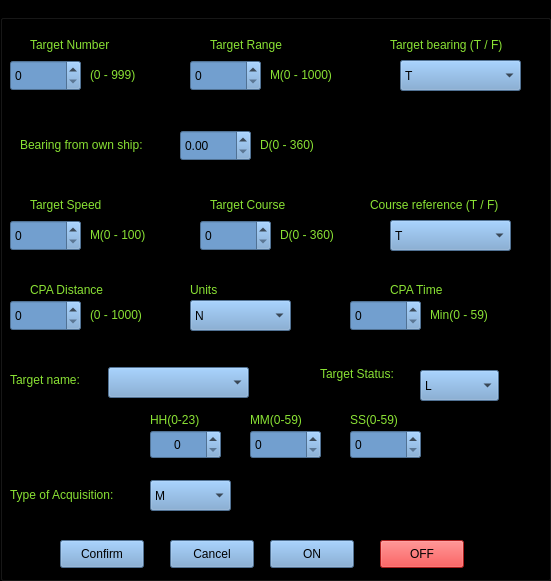
  <widget class="QGroupBox" name="groupBox_8">
   <property name="geometry">
    <rect>
     <x>30</x>
     <y>10</y>
     <width>551</width>
     <height>581</height>
    </rect>
   </property>
   <property name="styleSheet">
    <string notr="true">background-color: rgb(0, 0, 0);</string>
   </property>
   <property name="title">
    <string>TTM</string>
   </property>
   <widget class="QLabel" name="label_15">
    <property name="geometry">
     <rect>
      <x>30</x>
      <y>30</y>
      <width>101</width>
      <height>31</height>
     </rect>
    </property>
    <property name="text">
     <string>&lt;html&gt;&lt;head/&gt;&lt;body&gt;&lt;p&gt;&lt;span style=&quot; color:#8ae234;&quot;&gt;Target Number&lt;/span&gt;&lt;/p&gt;&lt;/body&gt;&lt;/html&gt;</string>
    </property>
   </widget>
   <widget class="QSpinBox" name="spinBox_7">
    <property name="geometry">
     <rect>
      <x>10</x>
      <y>60</y>
      <width>71</width>
      <height>31</height>
     </rect>
    </property>
    <property name="styleSheet">
     <string notr="true">background-color: rgb(114, 159, 207);</string>
    </property>
    <property name="maximum">
     <number>999</number>
    </property>
   </widget>
   <widget class="QLabel" name="label_16">
    <property name="geometry">
     <rect>
      <x>90</x>
      <y>60</y>
      <width>61</width>
      <height>31</height>
     </rect>
    </property>
    <property name="text">
     <string>&lt;html&gt;&lt;head/&gt;&lt;body&gt;&lt;p&gt;&lt;span style=&quot; color:#8ae234;&quot;&gt;(0 - 999)&lt;/span&gt;&lt;/p&gt;&lt;/body&gt;&lt;/html&gt;</string>
    </property>
   </widget>
   <widget class="QLabel" name="label_17">
    <property name="geometry">
     <rect>
      <x>210</x>
      <y>30</y>
      <width>91</width>
      <height>31</height>
     </rect>
    </property>
    <property name="text">
     <string>&lt;html&gt;&lt;head/&gt;&lt;body&gt;&lt;p&gt;&lt;span style=&quot; color:#8ae234;&quot;&gt;Target Range&lt;/span&gt;&lt;/p&gt;&lt;/body&gt;&lt;/html&gt;</string>
    </property>
   </widget>
   <widget class="QSpinBox" name="spinBox_8">
    <property name="geometry">
     <rect>
      <x>190</x>
      <y>60</y>
      <width>71</width>
      <height>31</height>
     </rect>
    </property>
    <property name="styleSheet">
     <string notr="true">background-color: rgb(114, 159, 207);</string>
    </property>
    <property name="maximum">
     <number>1000</number>
    </property>
   </widget>
   <widget class="QLabel" name="label_18">
    <property name="geometry">
     <rect>
      <x>270</x>
      <y>60</y>
      <width>91</width>
      <height>31</height>
     </rect>
    </property>
    <property name="text">
     <string>&lt;html&gt;&lt;head/&gt;&lt;body&gt;&lt;p&gt;&lt;span style=&quot; color:#8ae234;&quot;&gt;M(0 - 1000)&lt;/span&gt;&lt;/p&gt;&lt;/body&gt;&lt;/html&gt;</string>
    </property>
   </widget>
   <widget class="QLabel" name="label_19">
    <property name="geometry">
     <rect>
      <x>20</x>
      <y>130</y>
      <width>151</width>
      <height>31</height>
     </rect>
    </property>
    <property name="text">
     <string>&lt;html&gt;&lt;head/&gt;&lt;body&gt;&lt;p&gt;&lt;span style=&quot; color:#8ae234;&quot;&gt;Bearing from own ship:&lt;/span&gt;&lt;/p&gt;&lt;/body&gt;&lt;/html&gt;</string>
    </property>
   </widget>
   <widget class="QDoubleSpinBox" name="doubleSpinBox_9">
    <property name="geometry">
     <rect>
      <x>180</x>
      <y>130</y>
      <width>71</width>
      <height>31</height>
     </rect>
    </property>
    <property name="styleSheet">
     <string notr="true">background-color: rgb(114, 159, 207);</string>
    </property>
    <property name="maximum">
     <double>360.000000000000000</double>
    </property>
   </widget>
   <widget class="QLabel" name="label_20">
    <property name="geometry">
     <rect>
      <x>260</x>
      <y>130</y>
      <width>71</width>
      <height>31</height>
     </rect>
    </property>
    <property name="text">
     <string>&lt;html&gt;&lt;head/&gt;&lt;body&gt;&lt;p&gt;&lt;span style=&quot; color:#8ae234;&quot;&gt;D(0 - 360)&lt;/span&gt;&lt;/p&gt;&lt;/body&gt;&lt;/html&gt;</string>
    </property>
   </widget>
   <widget class="QLabel" name="label_21">
    <property name="geometry">
     <rect>
      <x>390</x>
      <y>30</y>
      <width>141</width>
      <height>31</height>
     </rect>
    </property>
    <property name="text">
     <string>&lt;html&gt;&lt;head/&gt;&lt;body&gt;&lt;p&gt;&lt;span style=&quot; color:#8ae234;&quot;&gt;Target bearing (T / F)&lt;/span&gt;&lt;/p&gt;&lt;/body&gt;&lt;/html&gt;</string>
    </property>
   </widget>
   <widget class="QSpinBox" name="spinBox_10">
    <property name="geometry">
     <rect>
      <x>10</x>
      <y>220</y>
      <width>71</width>
      <height>31</height>
     </rect>
    </property>
    <property name="styleSheet">
     <string notr="true">background-color: rgb(114, 159, 207);</string>
    </property>
    <property name="maximum">
     <number>100</number>
    </property>
   </widget>
   <widget class="QLabel" name="label_22">
    <property name="geometry">
     <rect>
      <x>30</x>
      <y>190</y>
      <width>101</width>
      <height>31</height>
     </rect>
    </property>
    <property name="text">
     <string>&lt;html&gt;&lt;head/&gt;&lt;body&gt;&lt;p&gt;&lt;span style=&quot; color:#8ae234;&quot;&gt;Target Speed&lt;/span&gt;&lt;/p&gt;&lt;/body&gt;&lt;/html&gt;</string>
    </property>
   </widget>
   <widget class="QLabel" name="label_23">
    <property name="geometry">
     <rect>
      <x>90</x>
      <y>220</y>
      <width>71</width>
      <height>31</height>
     </rect>
    </property>
    <property name="text">
     <string>&lt;html&gt;&lt;head/&gt;&lt;body&gt;&lt;p&gt;&lt;span style=&quot; color:#8ae234;&quot;&gt;M(0 - 100)&lt;/span&gt;&lt;/p&gt;&lt;/body&gt;&lt;/html&gt;</string>
    </property>
   </widget>
   <widget class="QSpinBox" name="spinBox_11">
    <property name="geometry">
     <rect>
      <x>200</x>
      <y>220</y>
      <width>71</width>
      <height>31</height>
     </rect>
    </property>
    <property name="styleSheet">
     <string notr="true">background-color: rgb(114, 159, 207);</string>
    </property>
    <property name="maximum">
     <number>360</number>
    </property>
   </widget>
   <widget class="QLabel" name="label_24">
    <property name="geometry">
     <rect>
      <x>210</x>
      <y>190</y>
      <width>101</width>
      <height>31</height>
     </rect>
    </property>
    <property name="text">
     <string>&lt;html&gt;&lt;head/&gt;&lt;body&gt;&lt;p&gt;&lt;span style=&quot; color:#8ae234;&quot;&gt;Target Course&lt;/span&gt;&lt;/p&gt;&lt;/body&gt;&lt;/html&gt;</string>
    </property>
   </widget>
   <widget class="QLabel" name="label_25">
    <property name="geometry">
     <rect>
      <x>280</x>
      <y>220</y>
      <width>71</width>
      <height>31</height>
     </rect>
    </property>
    <property name="text">
     <string>&lt;html&gt;&lt;head/&gt;&lt;body&gt;&lt;p&gt;&lt;span style=&quot; color:#8ae234;&quot;&gt;D(0 - 360)&lt;/span&gt;&lt;/p&gt;&lt;/body&gt;&lt;/html&gt;</string>
    </property>
   </widget>
   <widget class="QLabel" name="label_26">
    <property name="geometry">
     <rect>
      <x>370</x>
      <y>190</y>
      <width>161</width>
      <height>31</height>
     </rect>
    </property>
    <property name="text">
     <string>&lt;html&gt;&lt;head/&gt;&lt;body&gt;&lt;p&gt;&lt;span style=&quot; color:#8ae234;&quot;&gt;Course reference (T / F)&lt;/span&gt;&lt;/p&gt;&lt;/body&gt;&lt;/html&gt;</string>
    </property>
   </widget>
   <widget class="QLabel" name="label_27">
    <property name="geometry">
     <rect>
      <x>30</x>
      <y>280</y>
      <width>101</width>
      <height>20</height>
     </rect>
    </property>
    <property name="text">
     <string>&lt;html&gt;&lt;head/&gt;&lt;body&gt;&lt;p&gt;&lt;span style=&quot; color:#8ae234;&quot;&gt;CPA Distance&lt;/span&gt;&lt;/p&gt;&lt;/body&gt;&lt;/html&gt;</string>
    </property>
   </widget>
   <widget class="QSpinBox" name="spinBox_12">
    <property name="geometry">
     <rect>
      <x>10</x>
      <y>300</y>
      <width>71</width>
      <height>31</height>
     </rect>
    </property>
    <property name="styleSheet">
     <string notr="true">background-color: rgb(114, 159, 207);</string>
    </property>
    <property name="maximum">
     <number>1000</number>
    </property>
   </widget>
   <widget class="QLabel" name="label_28">
    <property name="geometry">
     <rect>
      <x>90</x>
      <y>300</y>
      <width>71</width>
      <height>31</height>
     </rect>
    </property>
    <property name="text">
     <string>&lt;html&gt;&lt;head/&gt;&lt;body&gt;&lt;p&gt;&lt;span style=&quot; color:#8ae234;&quot;&gt;(0 - 1000)&lt;/span&gt;&lt;/p&gt;&lt;/body&gt;&lt;/html&gt;</string>
    </property>
   </widget>
   <widget class="QLabel" name="label_29">
    <property name="geometry">
     <rect>
      <x>390</x>
      <y>280</y>
      <width>101</width>
      <height>20</height>
     </rect>
    </property>
    <property name="text">
     <string>&lt;html&gt;&lt;head/&gt;&lt;body&gt;&lt;p&gt;&lt;span style=&quot; color:#8ae234;&quot;&gt;CPA Time&lt;/span&gt;&lt;/p&gt;&lt;/body&gt;&lt;/html&gt;</string>
    </property>
   </widget>
   <widget class="QSpinBox" name="spinBox_13">
    <property name="geometry">
     <rect>
      <x>350</x>
      <y>300</y>
      <width>71</width>
      <height>31</height>
     </rect>
    </property>
    <property name="styleSheet">
     <string notr="true">background-color: rgb(114, 159, 207);</string>
    </property>
    <property name="maximum">
     <number>59</number>
    </property>
   </widget>
   <widget class="QLabel" name="label_30">
    <property name="geometry">
     <rect>
      <x>430</x>
      <y>300</y>
      <width>81</width>
      <height>31</height>
     </rect>
    </property>
    <property name="text">
     <string>&lt;html&gt;&lt;head/&gt;&lt;body&gt;&lt;p&gt;&lt;span style=&quot; color:#8ae234;&quot;&gt;Min(0 - 59)&lt;/span&gt;&lt;/p&gt;&lt;/body&gt;&lt;/html&gt;</string>
    </property>
   </widget>
   <widget class="QGroupBox" name="groupBox_9">
    <property name="geometry">
     <rect>
      <x>190</x>
      <y>300</y>
      <width>71</width>
      <height>21</height>
     </rect>
    </property>
    <property name="title">
     <string>Units</string>
    </property>
    <widget class="QRadioButton" name="radioButton_11">
     <property name="geometry">
      <rect>
       <x>40</x>
       <y>30</y>
       <width>41</width>
       <height>26</height>
      </rect>
     </property>
     <property name="text">
      <string>N</string>
     </property>
    </widget>
    <widget class="QRadioButton" name="radioButton_12">
     <property name="geometry">
      <rect>
       <x>40</x>
       <y>30</y>
       <width>41</width>
       <height>26</height>
      </rect>
     </property>
     <property name="text">
      <string>K</string>
     </property>
    </widget>
    <widget class="QRadioButton" name="radioButton_13">
     <property name="geometry">
      <rect>
       <x>40</x>
       <y>30</y>
       <width>41</width>
       <height>26</height>
      </rect>
     </property>
     <property name="text">
      <string>S</string>
     </property>
    </widget>
   </widget>
   <widget class="QLabel" name="label_31">
    <property name="geometry">
     <rect>
      <x>10</x>
      <y>370</y>
      <width>91</width>
      <height>20</height>
     </rect>
    </property>
    <property name="text">
     <string>&lt;html&gt;&lt;head/&gt;&lt;body&gt;&lt;p&gt;&lt;span style=&quot; color:#8ae234;&quot;&gt;Target name:&lt;/span&gt;&lt;/p&gt;&lt;/body&gt;&lt;/html&gt;</string>
    </property>
   </widget>
   <widget class="QComboBox" name="comboBox">
    <property name="geometry">
     <rect>
      <x>108</x>
      <y>367</y>
      <width>141</width>
      <height>31</height>
     </rect>
    </property>
    <property name="styleSheet">
     <string notr="true">background-color: rgb(114, 159, 207);</string>
    </property>
    <item>
     <property name="text">
      <string/>
     </property>
    </item>
    <item>
     <property name="text">
      <string>Alpha</string>
     </property>
    </item>
    <item>
     <property name="text">
      <string>Beta</string>
     </property>
    </item>
    <item>
     <property name="text">
      <string>Gamma</string>
     </property>
    </item>
    <item>
     <property name="text">
      <string>Sigma</string>
     </property>
    </item>
    <item>
     <property name="text">
      <string/>
     </property>
    </item>
   </widget>
   <widget class="QLabel" name="label_32">
    <property name="geometry">
     <rect>
      <x>320</x>
      <y>359</y>
      <width>91</width>
      <height>31</height>
     </rect>
    </property>
    <property name="text">
     <string>&lt;html&gt;&lt;head/&gt;&lt;body&gt;&lt;p&gt;&lt;span style=&quot; color:#8ae234;&quot;&gt;Target Status:&lt;/span&gt;&lt;/p&gt;&lt;/body&gt;&lt;/html&gt;</string>
    </property>
   </widget>
   <widget class="QTextEdit" name="textEdit_3">
    <property name="geometry">
     <rect>
      <x>420</x>
      <y>370</y>
      <width>21</width>
      <height>21</height>
     </rect>
    </property>
   </widget>
   <widget class="QLabel" name="label_33">
    <property name="geometry">
     <rect>
      <x>250</x>
      <y>410</y>
      <width>81</width>
      <height>20</height>
     </rect>
    </property>
    <property name="text">
     <string>&lt;html&gt;&lt;head/&gt;&lt;body&gt;&lt;p&gt;&lt;span style=&quot; color:#8ae234;&quot;&gt;MM(0-59)&lt;/span&gt;&lt;/p&gt;&lt;/body&gt;&lt;/html&gt;</string>
    </property>
   </widget>
   <widget class="QSpinBox" name="spinBox_14">
    <property name="geometry">
     <rect>
      <x>350</x>
      <y>430</y>
      <width>71</width>
      <height>29</height>
     </rect>
    </property>
    <property name="styleSheet">
     <string notr="true">background-color: rgb(114, 159, 207);</string>
    </property>
    <property name="maximum">
     <number>59</number>
    </property>
   </widget>
   <widget class="QLabel" name="label_34">
    <property name="geometry">
     <rect>
      <x>350</x>
      <y>410</y>
      <width>63</width>
      <height>20</height>
     </rect>
    </property>
    <property name="text">
     <string>&lt;html&gt;&lt;head/&gt;&lt;body&gt;&lt;p&gt;&lt;span style=&quot; color:#8ae234;&quot;&gt;SS(0-59)&lt;/span&gt;&lt;/p&gt;&lt;/body&gt;&lt;/html&gt;</string>
    </property>
   </widget>
   <widget class="QSpinBox" name="spinBox_15">
    <property name="geometry">
     <rect>
      <x>150</x>
      <y>430</y>
      <width>71</width>
      <height>29</height>
     </rect>
    </property>
    <property name="styleSheet">
     <string notr="true">background-color: rgb(114, 159, 207);</string>
    </property>
    <property name="alignment">
     <set>Qt::AlignCenter</set>
    </property>
    <property name="maximum">
     <number>23</number>
    </property>
    <property name="value">
     <number>0</number>
    </property>
   </widget>
   <widget class="QLabel" name="label_35">
    <property name="geometry">
     <rect>
      <x>150</x>
      <y>410</y>
      <width>71</width>
      <height>20</height>
     </rect>
    </property>
    <property name="text">
     <string>&lt;html&gt;&lt;head/&gt;&lt;body&gt;&lt;p&gt;&lt;span style=&quot; color:#8ae234;&quot;&gt;HH(0-23)&lt;/span&gt;&lt;/p&gt;&lt;/body&gt;&lt;/html&gt;</string>
    </property>
   </widget>
   <widget class="QSpinBox" name="spinBox_16">
    <property name="geometry">
     <rect>
      <x>250</x>
      <y>430</y>
      <width>71</width>
      <height>29</height>
     </rect>
    </property>
    <property name="styleSheet">
     <string notr="true">background-color: rgb(114, 159, 207);</string>
    </property>
    <property name="maximum">
     <number>59</number>
    </property>
   </widget>
   <widget class="QLabel" name="label_36">
    <property name="geometry">
     <rect>
      <x>10</x>
      <y>480</y>
      <width>131</width>
      <height>31</height>
     </rect>
    </property>
    <property name="text">
     <string>&lt;html&gt;&lt;head/&gt;&lt;body&gt;&lt;p&gt;&lt;span style=&quot; color:#8ae234;&quot;&gt;Type of Acquisition:&lt;/span&gt;&lt;/p&gt;&lt;/body&gt;&lt;/html&gt;</string>
    </property>
   </widget>
   <widget class="QTextEdit" name="textEdit_4">
    <property name="geometry">
     <rect>
      <x>150</x>
      <y>490</y>
      <width>20</width>
      <height>21</height>
     </rect>
    </property>
    <property name="layoutDirection">
     <enum>Qt::LeftToRight</enum>
    </property>
   </widget>
   <widget class="QPushButton" name="Confirm_PB">
    <property name="geometry">
     <rect>
      <x>60</x>
      <y>540</y>
      <width>84</width>
      <height>28</height>
     </rect>
    </property>
    <property name="styleSheet">
     <string notr="true">background-color: rgb(114, 159, 207);</string>
    </property>
    <property name="text">
     <string>Confirm</string>
    </property>
   </widget>
   <widget class="QPushButton" name="pushButton_5">
    <property name="geometry">
     <rect>
      <x>170</x>
      <y>540</y>
      <width>84</width>
      <height>28</height>
     </rect>
    </property>
    <property name="styleSheet">
     <string notr="true">background-color: rgb(114, 159, 207);</string>
    </property>
    <property name="text">
     <string>Cancel</string>
    </property>
   </widget>
   <widget class="QGroupBox" name="groupBox_10">
    <property name="geometry">
     <rect>
      <x>430</x>
      <y>220</y>
      <width>51</width>
      <height>21</height>
     </rect>
    </property>
    <property name="title">
     <string/>
    </property>
    <widget class="QRadioButton" name="radioButton_16">
     <property name="geometry">
      <rect>
       <x>10</x>
       <y>30</y>
       <width>31</width>
       <height>16</height>
      </rect>
     </property>
     <property name="text">
      <string>T</string>
     </property>
    </widget>
    <widget class="QRadioButton" name="radioButton_17">
     <property name="geometry">
      <rect>
       <x>60</x>
       <y>30</y>
       <width>31</width>
       <height>16</height>
      </rect>
     </property>
     <property name="text">
      <string>F</string>
     </property>
    </widget>
   </widget>
   <widget class="QGroupBox" name="groupBox_11">
    <property name="geometry">
     <rect>
      <x>430</x>
      <y>60</y>
      <width>61</width>
      <height>20</height>
     </rect>
    </property>
    <property name="title">
     <string/>
    </property>
    <widget class="QRadioButton" name="radioButton_15">
     <property name="geometry">
      <rect>
       <x>10</x>
       <y>30</y>
       <width>31</width>
       <height>16</height>
      </rect>
     </property>
     <property name="text">
      <string>T</string>
     </property>
    </widget>
    <widget class="QRadioButton" name="radioButton_14">
     <property name="geometry">
      <rect>
       <x>50</x>
       <y>30</y>
       <width>31</width>
       <height>16</height>
      </rect>
     </property>
     <property name="text">
      <string>F</string>
     </property>
    </widget>
   </widget>
   <widget class="QPushButton" name="pushButton_4">
    <property name="geometry">
     <rect>
      <x>270</x>
      <y>540</y>
      <width>84</width>
      <height>28</height>
     </rect>
    </property>
    <property name="styleSheet">
     <string notr="true">background-color: rgb(114, 159, 207);</string>
    </property>
    <property name="text">
     <string>ON</string>
    </property>
   </widget>
   <widget class="QPushButton" name="pushButton_6">
    <property name="geometry">
     <rect>
      <x>380</x>
      <y>540</y>
      <width>84</width>
      <height>28</height>
     </rect>
    </property>
    <property name="styleSheet">
     <string notr="true">background-color: rgb(239, 41, 41);</string>
    </property>
    <property name="text">
     <string>OFF</string>
    </property>
   </widget>
   <widget class="QComboBox" name="comboBox_2">
    <property name="geometry">
     <rect>
      <x>420</x>
      <y>370</y>
      <width>79</width>
      <height>31</height>
     </rect>
    </property>
    <property name="styleSheet">
     <string notr="true">background-color: rgb(114, 159, 207);</string>
    </property>
    <item>
     <property name="text">
      <string>L</string>
     </property>
    </item>
    <item>
     <property name="text">
      <string>Q</string>
     </property>
    </item>
    <item>
     <property name="text">
      <string>T</string>
     </property>
    </item>
   </widget>
   <widget class="QComboBox" name="comboBox_3">
    <property name="geometry">
     <rect>
      <x>150</x>
      <y>480</y>
      <width>81</width>
      <height>31</height>
     </rect>
    </property>
    <property name="styleSheet">
     <string notr="true">background-color: rgb(114, 159, 207);</string>
    </property>
    <item>
     <property name="text">
      <string>M</string>
     </property>
    </item>
    <item>
     <property name="text">
      <string>A</string>
     </property>
    </item>
    <item>
     <property name="text">
      <string>R</string>
     </property>
    </item>
   </widget>
   <widget class="QComboBox" name="comboBox_4">
    <property name="geometry">
     <rect>
      <x>190</x>
      <y>300</y>
      <width>101</width>
      <height>31</height>
     </rect>
    </property>
    <property name="styleSheet">
     <string notr="true">background-color: rgb(114, 159, 207);</string>
    </property>
    <item>
     <property name="text">
      <string>N</string>
     </property>
    </item>
    <item>
     <property name="text">
      <string>K</string>
     </property>
    </item>
    <item>
     <property name="text">
      <string>S</string>
     </property>
    </item>
   </widget>
   <widget class="QComboBox" name="comboBox_5">
    <property name="geometry">
     <rect>
      <x>390</x>
      <y>220</y>
      <width>121</width>
      <height>31</height>
     </rect>
    </property>
    <property name="styleSheet">
     <string notr="true">background-color: rgb(114, 159, 207);</string>
    </property>
    <item>
     <property name="text">
      <string>T</string>
     </property>
    </item>
    <item>
     <property name="text">
      <string>F</string>
     </property>
    </item>
   </widget>
   <widget class="QComboBox" name="comboBox_6">
    <property name="geometry">
     <rect>
      <x>400</x>
      <y>60</y>
      <width>121</width>
      <height>31</height>
     </rect>
    </property>
    <property name="styleSheet">
     <string notr="true">background-color: rgb(114, 159, 207);</string>
    </property>
    <item>
     <property name="text">
      <string>T</string>
     </property>
    </item>
    <item>
     <property name="text">
      <string>F</string>
     </property>
    </item>
   </widget>
   <widget class="QLabel" name="label_37">
    <property name="geometry">
     <rect>
      <x>190</x>
      <y>280</y>
      <width>101</width>
      <height>20</height>
     </rect>
    </property>
    <property name="text">
     <string>&lt;html&gt;&lt;head/&gt;&lt;body&gt;&lt;p&gt;&lt;span style=&quot; color:#8ae234;&quot;&gt;Units&lt;/span&gt;&lt;/p&gt;&lt;/body&gt;&lt;/html&gt;</string>
    </property>
   </widget>
  </widget>
